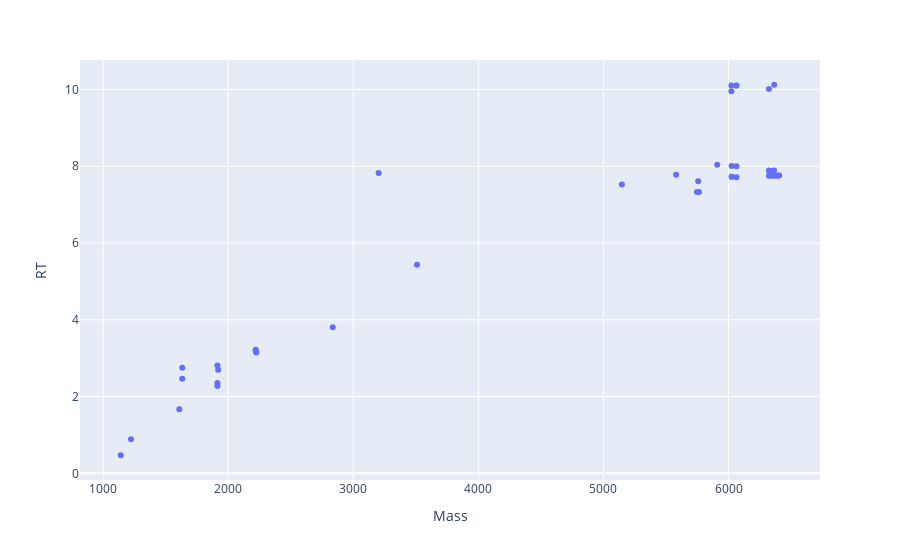
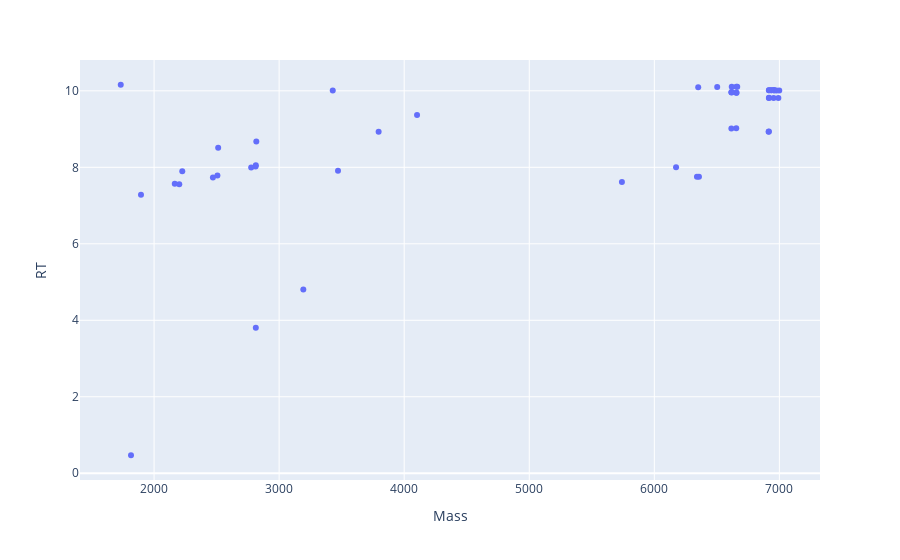

Notebook code cell kept with these figures, in order:
### Code cell
df_top_tag = df_shift_tag_l#.sort_values('Vol', ascending=False).iloc[:200]
# plotly_zones(df_shift_tag_l, df_shift_tag_r)
plotly_zone(df_shift_tag_l)
plotly_zone(df_shift_tag_r)
print(df_shift_tag_l.shape)

# bcr = base_calling_random(df_top_tag, base_only=True)
# plotly_basecalling(df_top_tag, bcr[1])

### Figure 1 — Plotly figure (JSON) as saved in the notebook; plotly's stock layout.template omitted (floating-point values rounded to 4 significant figures)
{"data": [{"hovertemplate": "Mass=%{x}<br>RT=%{y}<extra></extra>", "legendgroup": "", "marker": {"color": "#636efa", "symbol": "circle"}, "mode": "markers", "name": "", "orientation": "v", "showlegend": false, "type": "scatter", "x": [6406.0, 6399.0, 6383.0, 6366.0, 6365.0, 6361.0, 6361.0, 6341.0, 6324.0, 6323.0, 6323.0, 6064.0, 6064.0, 6063.0, 6062.0, 6026.0, 6025.0, 6025.0, 6023.0, 6023.0, 5910.0, 5764.0, 5758.0, 5748.0, 5581.0, 5148.0, 3509.0, 3202.0, 2835.0, 2224.0, 2220.0, 2218.0, 1919.0, 1913.0, 1913.0, 1913.0, 1632.0, 1632.0, 1608.0, 1222.0, 1140.0], "xaxis": "x", "y": [7.761, 7.757, 7.754, 10.12, 7.892, 7.753, 7.884, 7.751, 10.02, 7.753, 7.892, 7.714, 8.001, 10.1, 10.11, 7.727, 7.725, 8.007, 9.954, 10.1, 8.042, 7.331, 7.609, 7.33, 7.782, 7.523, 5.436, 7.823, 3.806, 3.148, 3.218, 3.204, 2.702, 2.273, 2.812, 2.356, 2.752, 2.464, 1.668, 0.888, 0.472], "yaxis": "y"}], "layout": {"legend": {"tracegroupgap": 0}, "margin": {"t": 60}, "xaxis": {"anchor": "y", "domain": [0, 1], "title": {"text": "Mass"}}, "yaxis": {"anchor": "x", "domain": [0, 1], "title": {"text": "RT"}}}}

### Figure 2 — Plotly figure (JSON) as saved in the notebook; plotly's stock layout.template omitted (floating-point values rounded to 4 significant figures)
{"data": [{"hovertemplate": "Mass=%{x}<br>RT=%{y}<extra></extra>", "legendgroup": "", "marker": {"color": "#636efa", "symbol": "circle"}, "mode": "markers", "name": "", "orientation": "v", "showlegend": false, "type": "scatter", "x": [6999.0, 6992.0, 6976.0, 6959.0, 6958.0, 6954.0, 6954.0, 6936.0, 6934.0, 6917.0, 6917.0, 6916.0, 6916.0, 6916.0, 6914.0, 6663.0, 6657.0, 6656.0, 6656.0, 6655.0, 6619.0, 6619.0, 6618.0, 6616.0, 6616.0, 6503.0, 6357.0, 6351.0, 6341.0, 6174.0, 5741.0, 4103.0, 3796.0, 3471.0, 3429.0, 3193.0, 2817.0, 2813.0, 2813.0, 2811.0, 2776.0, 2512.0, 2506.0, 2470.0, 2225.0, 2201.0, 2165.0, 1895.0, 1815.0, 1733.0], "xaxis": "x", "y": [10.01, 9.813, 10.01, 10.02, 10.01, 10.01, 9.81, 10.01, 10.01, 9.816, 10.01, 9.815, 8.936, 10.01, 8.928, 10.11, 9.952, 9.953, 10.11, 9.02, 10.11, 9.972, 9.957, 9.017, 9.966, 10.1, 7.753, 10.09, 7.751, 8.005, 7.614, 9.367, 8.932, 7.911, 10.01, 4.806, 8.675, 8.055, 3.806, 8.023, 7.993, 8.509, 7.787, 7.737, 7.898, 7.555, 7.568, 7.281, 0.471, 10.16], "yaxis": "y"}], "layout": {"legend": {"tracegroupgap": 0}, "margin": {"t": 60}, "xaxis": {"anchor": "y", "domain": [0, 1], "title": {"text": "Mass"}}, "yaxis": {"anchor": "x", "domain": [0, 1], "title": {"text": "RT"}}}}
